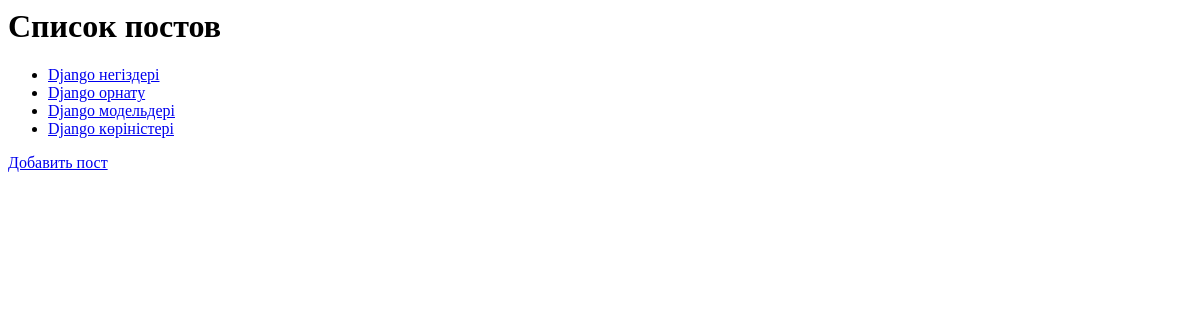
/posts/, run on an earlier commit of the app's database.
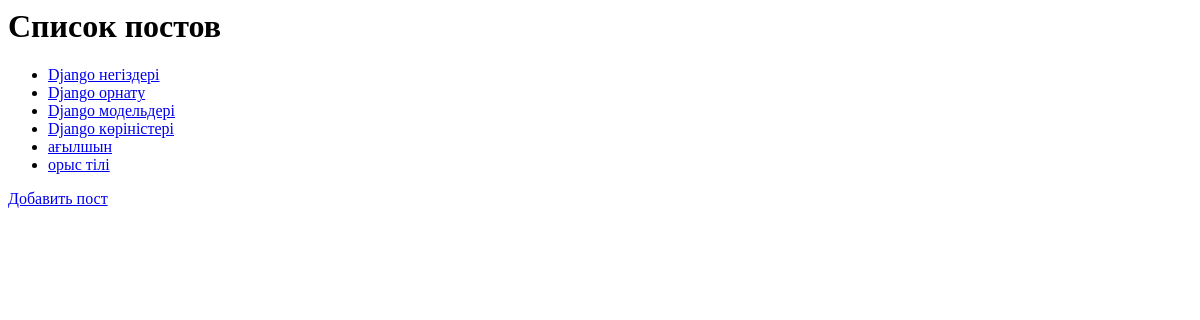
And on a later commit of the database.
### post/models.py (models this page shows, shortened)
class Post(models.Model):
    title = models.CharField(max_length=255)
    description = models.TextField()
    author = models.CharField(max_length=100)

### post/views.py (the view)
# urls.py: path('posts/', views.post_list, name='post_list'),
def post_list(request):
    posts = Post.objects.all()
    return render(request, 'post/post_list.html', {'posts': posts})

### post/templates/post/post_list.html
<h1>Список постов</h1>
<ul>
    {% for post in posts %}
        <li><a href="{% url 'post_detail' post.id %}">{{ post.title }}</a></li>
    {% endfor %}
</ul>
<a href="{% url 'post_create' %}">Добавить пост</a>

What changed in the data, as far as the page shows it:
added Post: title "ағылшын"
added Post: title "орыс тілі"
